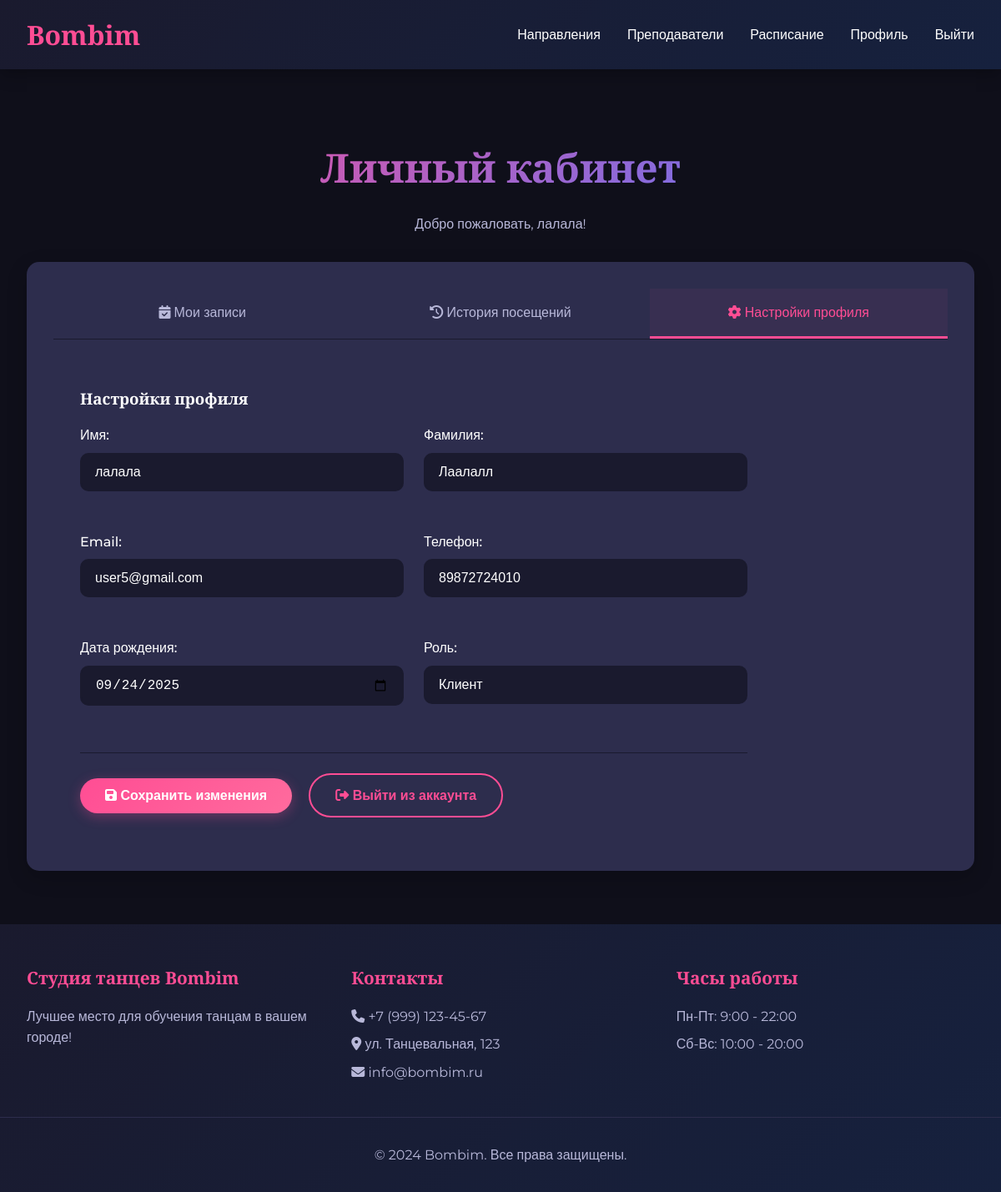
The app's page /profile/?tab=settings (signed in), older data.
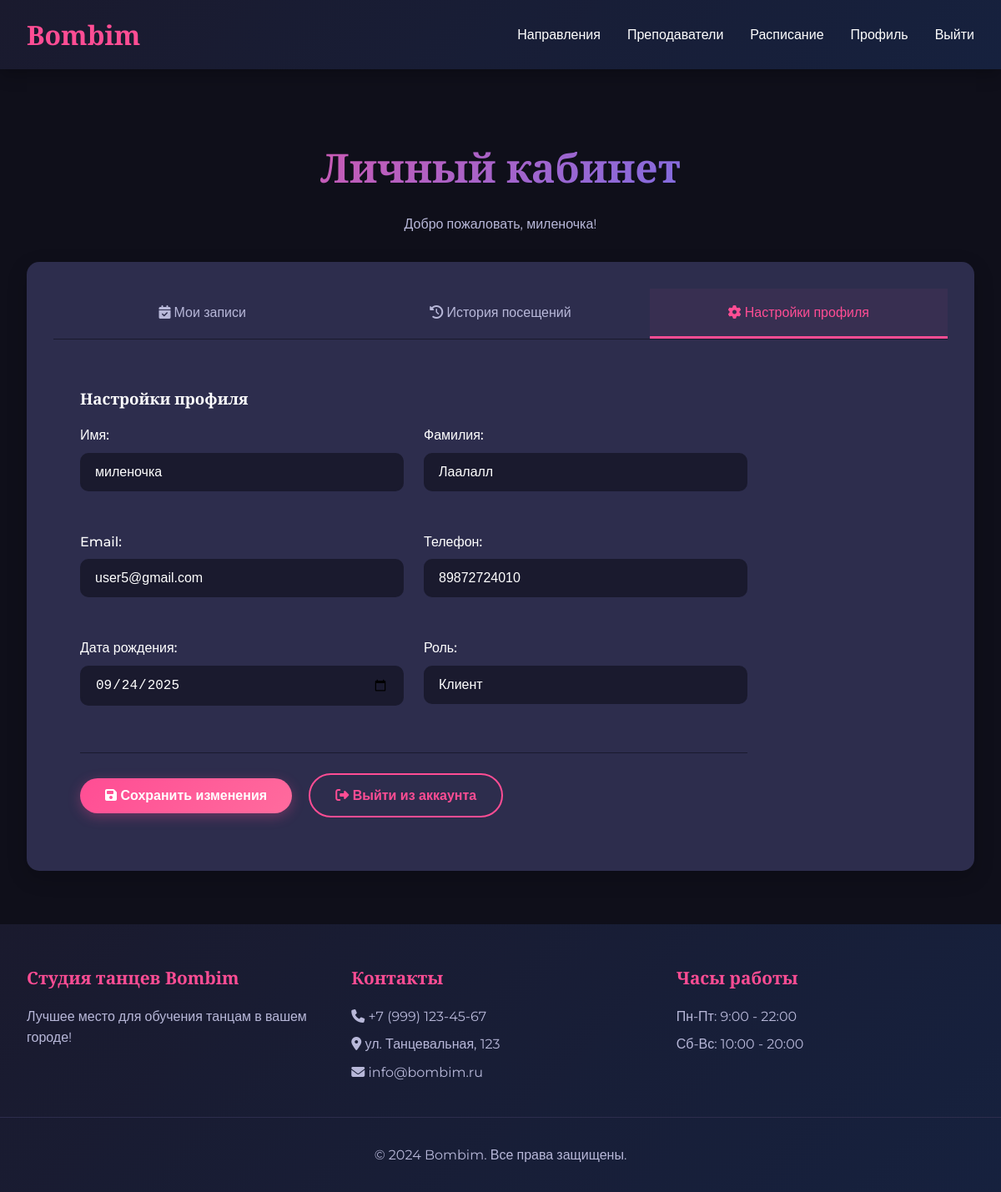
The same page, newer data.
### main/models.py (models this page shows, shortened)
class User(AbstractUser):
    ROLE_CHOICES = (
        ('client', 'Клиент'),
        ('trainer', 'Хореограф'),
        ('admin', 'Администратор'),
    )
    role = models.CharField(max_length=10, choices=ROLE_CHOICES, default='client')
    phone = models.CharField(max_length=20, unique=True)
    birth_date = models.DateField(null=True, blank=True)
    email = models.EmailField(unique=True)
    first_name = models.CharField(max_length=30)
    last_name = models.CharField(max_length=30)

### main/views.py (the view, shortened to what this page needs)
# urls.py: path('profile/', views.profile_view, name='profile'),
@login_required
def profile_view(request):
    if request.user.role != 'client':
        return HttpResponseForbidden()
    tab = request.GET.get('tab', 'bookings')
    active_bookings = Booking.objects.filter(
        client=request.user,
        status='booked',
        class_date__gte=timezone.now().date()  # только будущие занятия
    ).select_related('schedule', 'schedule__dance_style', 'schedule__trainer', 'schedule__trainer__user').order_by(
        'class_date', 'schedule__start_time')
    history_bookings = Booking.objects.filter(
        client=request.user
    ).exclude(status='booked').select_related('schedule', 'schedule__dance_style', 'schedule__trainer',
                                              'schedule__trainer__user').order_by('-booking_date')
    context = {
        'tab': tab,
        'active_bookings': active_bookings,
        'history_bookings': history_bookings
    }
    return render(request, 'main/profile.html', context)

### templates/main/profile.html (shortened to what the changed rows need)
{% extends 'main/base.html' %}
{% block content %}
<section class="mt-5">
    <h1 class="text-center">Личный кабинет</h1>
    <p class="text-center" style="color: var(--text-secondary); margin-bottom: 2rem;">
        Добро пожаловать, {{ user.first_name }}!
    </p>
    <div class="card">
        <div style="display: flex; border-bottom: 1px solid var(--bg-secondary); flex-wrap: wrap;">
        </div>
        <div class="tab-content">
            {% if tab == 'bookings' %}
            <div class="mt-3">
                <h3>Мои предстоящие занятия</h3>
                {% if active_bookings %}
                <div class="bookings-table">
                    {% for booking in active_bookings %}
                    <div class="booking-item">
                        <div class="booking-date">
                            <strong>{{ booking.class_date|date:"d.m.Y" }}</strong>
                            <div class="day-name">
                                {% if booking.class_date.weekday == 0 %}Понедельник
                                {% elif booking.class_date.weekday == 1 %}Вторник
                                {% elif booking.class_date.weekday == 2 %}Среда
                                {% elif booking.class_date.weekday == 3 %}Четверг
                                {% elif booking.class_date.weekday == 4 %}Пятница
                                {% elif booking.class_date.weekday == 5 %}Суббота
                                {% elif booking.class_date.weekday == 6 %}Воскресенье
                                {% endif %}
                            </div>
                        </div>
                        <div class="booking-time">
                            {{ booking.schedule.start_time }} - {{ booking.schedule.end_time }}
                        </div>
                        <div class="booking-style">
                            <strong>{{ booking.schedule.dance_style.name }}</strong>
                        </div>
                        <div class="booking-trainer">
                            <i class="fas fa-user"></i> {{ booking.schedule.trainer.user.get_full_name }}
                        </div>
                        <div class="booking-status">
                            <span class="status-badge booked">Записан</span>
                        </div>
                        <div class="booking-actions">
                            <button class="btn btn-outline"
                                    onclick="cancelBooking({{ booking.id }}, this)">
                                Отменить запись
                            </button>
                        </div>
                    </div>
                    {% endfor %}
                </div>
                {% else %}
                <div class="text-center" style="padding: 3rem;">
                    <i class="fas fa-calendar-plus fa-4x" style="color: var(--accent-primary); margin-bottom: 1rem;"></i>
                    <h4>Нет активных записей</h4>
                    <p style="color: var(--text-secondary); margin-bottom: 1.5rem;">
                        У вас нет предстоящих занятий. Запишитесь на занятие в расписании!
                    </p>
                    <a href="{% url 'schedule' %}" class="btn btn-primary">
                        <i class="fas fa-calendar-alt"></i> Перейти к расписанию
                    </a>
                </div>
                {% endif %}
            </div>
            {% elif tab == 'settings' %}
            <div class="mt-3">
                <h3>Настройки профиля</h3>
                <form method="post" class="profile-form">
                    <div class="form-grid">
                        <div class="form-group">
                            <label class="form-label">Имя:</label>
                            <input type="text" name="first_name" class="form-control" value="{{ user.first_name }}" required>
                        </div>
                        <div class="form-group">
                            <label class="form-label">Фамилия:</label>
                            <input type="text" name="last_name" class="form-control" value="{{ user.last_name }}" required>
                        </div>
                        <div class="form-group">
                            <label class="form-label">Email:</label>
                            <input type="email" name="email" class="form-control" value="{{ user.email }}" required>
                        </div>
                        <div class="form-group">
                            <label class="form-label">Телефон:</label>
                            <input type="tel" name="phone" class="form-control" value="{{ user.phone }}" required>
                        </div>
                        <div class="form-group">
                            <label class="form-label">Дата рождения:</label>
                            <input type="date" name="birth_date" class="form-control" value="{{ user.birth_date|date:'Y-m-d' }}">
                        </div>
                        <div class="form-group">
                            <label class="form-label">Роль:</label>
                            <input type="text" class="form-control" value="{{ user.get_role_display }}" disabled style="background: var(--bg-secondary);">
                        </div>
                    </div>
                    <div style="margin-top: 2rem; padding-top: 1.5rem; border-top: 1px solid var(--bg-secondary);">
                        <button type="submit" class="btn btn-primary">
                            <i class="fas fa-save"></i> Сохранить изменения
                        </button>
                        <a href="{% url 'logout' %}" class="btn btn-outline" style="margin-left: 1rem;">
                            <i class="fas fa-sign-out-alt"></i> Выйти из аккаунта
                        </a>
                    </div>
                </form>
            </div>
            {% endif %}
        </div>
    </div>
</section>
{% endblock %}

Row changes from the older to the newer data that the page shows:
changed User "Лаалалл": first_name "лалала" → "миленочка"
